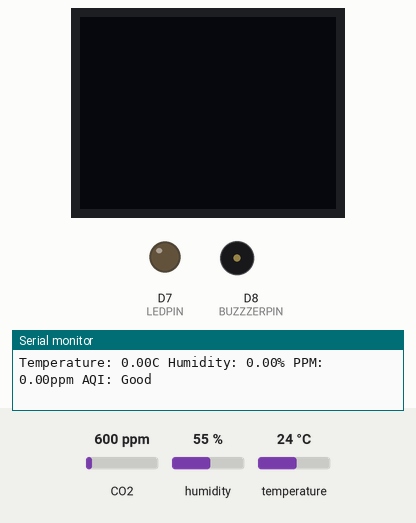
The sketch below on a simulated ESP8266 (NodeMCU). Parts: 64×48 one-colour display, output pins drawn as LEDs (lit = HIGH), buzzer (waves = sounding), the last lines printed to the serial monitor. Dashed ring = blinking. The test bench sets the inputs (shaded band); at power-on: CO2 600 ppm, humidity 55 %, temperature 24 °C.

Above: at 0.1 s.
At 5.9 s:
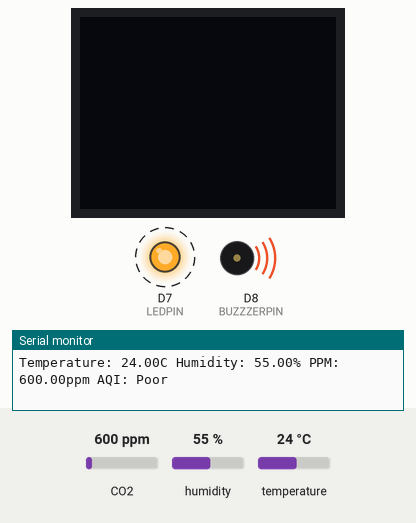
6.0 s: CO2 set to 1050 ppm
13.6 s: CO2 set to 452 ppm
Timing chart, 0 to 27.2 s (numbered marks = the images above; inputs shaded):
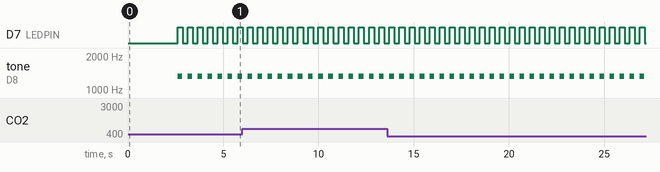

The sketch:

DHT22SD1306u8g2.ino
```cpp
// Example testing sketch for various DHT humidity/temperature sensors
// Written by ladyada, public domain

// REQUIRES the following Arduino libraries:
// - DHT Sensor Library: https://github.com/adafruit/DHT-sensor-library
// - Adafruit Unified Sensor Lib: https://github.com/adafruit/Adafruit_Sensor

#include <DHT.h>
#include <Wire.h>
#include <U8g2lib.h>
#include <MQ135.h>
#include "pitches.h"

// Declaration for an SSD1306 display connected to I2C (SDA, SCL pins)
// The pins for I2C are defined by the Wire-library.
// On an arduino UNO:       A4(SDA), A5(SCL)
// On an arduino MEGA 2560: 20(SDA), 21(SCL)
// On an arduino LEONARDO:   2(SDA),  3(SCL), ...
#define I2C_ADDRESS 0x3C ///< See datasheet for Address; 0x3D for 128x64, 0x3C for 128x32

U8G2_SSD1306_64X48_ER_F_HW_I2C u8g2(U8G2_R0, /* reset=*/ U8X8_PIN_NONE);   // EastRising 0.66" OLED breakout board, Uno: A4=SDA, A5=SCL, 5V powered


#define DHTPIN 12     // Digital pin connected to the DHT sensor
// Feather HUZZAH ESP8266 note: use pins 3, 4, 5, 12, 13 or 14 --
// Pin 15 can work but DHT must be disconnected during program upload.

// Uncomment whatever type you're using!
//#define DHTTYPE DHT11   // DHT 11
#define DHTTYPE DHT22   // DHT 22  (AM2302), AM2321
#define PIN_MQ135 A0

const int LEDPIN = D7;
const int BUZZZERPIN = D8;
float humidity = 0.0;
float temperature = 0.0;
float correctedPPM = 0.0;
unsigned long previousMillisAlert = 0;
unsigned long previousMillisMeasure = 0;

// Connect pin 1 (on the left) of the sensor to +5V
// NOTE: If using a board with 3.3V logic like an Arduino Due connect pin 1
// to 3.3V instead of 5V!
// Connect pin 2 of the sensor to whatever your DHTPIN is
// Connect pin 3 (on the right) of the sensor to GROUND (if your sensor has 3 pins)
// Connect pin 4 (on the right) of the sensor to GROUND and leave the pin 3 EMPTY (if your sensor has 4 pins)
// Connect a 10K resistor from pin 2 (data) to pin 1 (power) of the sensor

// Initialize DHT sensor.
// Note that older versions of this library took an optional third parameter to
// tweak the timings for faster processors.  This parameter is no longer needed
// as the current DHT reading algorithm adjusts itself to work on faster procs.
DHT dht(DHTPIN, DHTTYPE);
MQ135 mq135_sensor(PIN_MQ135);

void doAlert() {
  long interval = 250; //milliseconds
  unsigned long currentMillis = millis();
  if (currentMillis - previousMillisAlert >= interval) {
    // Save the current time as the last time you blinked the LED
    previousMillisAlert = currentMillis;
    // If the LED is off turn it on and vice versa
    if (digitalRead(LEDPIN) == LOW) {
      digitalWrite(LEDPIN, LOW);
      digitalWrite(LEDPIN, HIGH);
      tone(BUZZZERPIN, NOTE_E6, 250);
    } else {
      digitalWrite(LEDPIN, LOW);
    }
  }
}

void measureSensor(){
  long interval = 2500; //milliseconds
  unsigned long currentMillis = millis();
  if (currentMillis - previousMillisMeasure >= interval) {
    previousMillisMeasure = currentMillis;
    humidity = dht.readHumidity();
    temperature = dht.readTemperature();
    correctedPPM = mq135_sensor.getCorrectedPPM(temperature, humidity);
  }
}

void draw(void) {
  u8g2.setFont(u8g2_font_t0_12b_te );
  u8g2.setCursor(0, 11);
  u8g2.print("T: "); u8g2.print(temperature);
  u8g2.print(" C");
  u8g2.setCursor(0, 22);
  u8g2.print("H: "); u8g2.print(humidity); u8g2.print(" %");
  u8g2.setCursor(0, 33);
  u8g2.print("AQI: ");
  if(correctedPPM >= 0 && correctedPPM < 51){
    u8g2.print("Good");
    digitalWrite(LEDPIN, LOW);
    noTone(BUZZZERPIN);
  } else if(correctedPPM >= 51 && correctedPPM < 150){
    u8g2.print("Bad");
    digitalWrite(LEDPIN, LOW);
    noTone(BUZZZERPIN);
  } else if(correctedPPM >= 151){
    u8g2.print("Poor");
    doAlert();
  }
  u8g2.setCursor(0, 44);
  u8g2.print(correctedPPM);
  u8g2.print("ppm");
}

void setup() {
  Serial.begin(9600);
  dht.begin();
  u8g2.begin();
  pinMode(LEDPIN, OUTPUT);
}

void loop() {
  measureSensor();
  Serial.print("Temperature: ");
  Serial.print(temperature, 2);
  Serial.print("C ");

  Serial.print("Humidity: ");
  Serial.print(humidity, 2);
  Serial.print("% ");

  Serial.print("PPM: ");
  Serial.print(correctedPPM, 2);
  Serial.print("ppm ");

  Serial.print("AQI: ");
  if (correctedPPM >= 0 && correctedPPM < 51) {
    Serial.println("Good");
    digitalWrite(LEDPIN, LOW);
    noTone(BUZZZERPIN);
  } else if (correctedPPM >= 51 && correctedPPM < 150) {
    Serial.println("Bad");
    digitalWrite(LEDPIN, LOW);
    noTone(BUZZZERPIN);
  } else if (correctedPPM >= 151) {
    Serial.println("Poor");
    doAlert();
  }

  // u8g2.firstPage();
  // do {
  //   draw();
  // } while ( u8g2.nextPage() );
}
```

pitches.h
```cpp
/*************************************************
 * Public Constants
 *************************************************/

#define NOTE_B0  31
#define NOTE_C1  33
#define NOTE_CS1 35
#define NOTE_D1  37
#define NOTE_DS1 39
#define NOTE_E1  41
#define NOTE_F1  44
#define NOTE_FS1 46
#define NOTE_G1  49
#define NOTE_GS1 52
#define NOTE_A1  55
#define NOTE_AS1 58
#define NOTE_B1  62
#define NOTE_C2  65
#define NOTE_CS2 69
#define NOTE_D2  73
#define NOTE_DS2 78
#define NOTE_E2  82
#define NOTE_F2  87
#define NOTE_FS2 93
#define NOTE_G2  98
#define NOTE_GS2 104
#define NOTE_A2  110
#define NOTE_AS2 117
#define NOTE_B2  123
#define NOTE_C3  131
#define NOTE_CS3 139
#define NOTE_D3  147
#define NOTE_DS3 156
#define NOTE_E3  165
#define NOTE_F3  175
#define NOTE_FS3 185
#define NOTE_G3  196
#define NOTE_GS3 208
#define NOTE_A3  220
#define NOTE_AS3 233
#define NOTE_B3  247
#define NOTE_C4  262
#define NOTE_CS4 277
#define NOTE_D4  294
#define NOTE_DS4 311
#define NOTE_E4  330
#define NOTE_F4  349
#define NOTE_FS4 370
#define NOTE_G4  392
#define NOTE_GS4 415
#define NOTE_A4  440
#define NOTE_AS4 466
#define NOTE_B4  494
#define NOTE_C5  523
#define NOTE_CS5 554
#define NOTE_D5  587
#define NOTE_DS5 622
#define NOTE_E5  659
#define NOTE_F5  698
#define NOTE_FS5 740
#define NOTE_G5  784
#define NOTE_GS5 831
#define NOTE_A5  880
#define NOTE_AS5 932
#define NOTE_B5  988
#define NOTE_C6  1047
#define NOTE_CS6 1109
#define NOTE_D6  1175
#define NOTE_DS6 1245
#define NOTE_E6  1319
#define NOTE_F6  1397
#define NOTE_FS6 1480
#define NOTE_G6  1568
#define NOTE_GS6 1661
#define NOTE_A6  1760
#define NOTE_AS6 1865
#define NOTE_B6  1976
#define NOTE_C7  2093
#define NOTE_CS7 2217
#define NOTE_D7  2349
#define NOTE_DS7 2489
#define NOTE_E7  2637
#define NOTE_F7  2794
#define NOTE_FS7 2960
#define NOTE_G7  3136
#define NOTE_GS7 3322
#define NOTE_A7  3520
#define NOTE_AS7 3729
#define NOTE_B7  3951
#define NOTE_C8  4186
#define NOTE_CS8 4435
#define NOTE_D8  4699
#define NOTE_DS8 4978
```

Measured:
- by itself, D7 (LEDPIN): alternates HIGH for 0.26 s and LOW for 0.26 s
- by itself, tone on D8 (BUZZZERPIN): alternates 1319 Hz for 0.25 s and silent for 0.27 s
